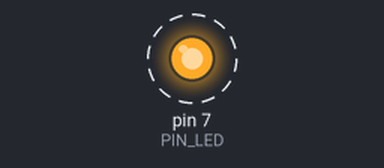
Simulated run of this sketch. Board: Arduino Uno, built with avr-gcc and run on an emulated ATmega328P. Parts: output pins drawn as LEDs (lit = HIGH). Dashed ring = blinking. At 2.0 s the program stops and its outputs stay as they are.

Above: at 1.05 s.
Timing chart, 0 to 3.5 s (numbered marks = the images above):
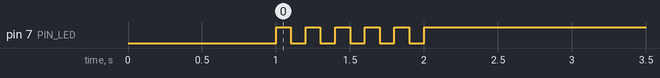

Measured:
- by itself, pin 7 (PIN_LED): alternates HIGH for 0.10 s and LOW for 0.10 s, 11 changes in all, then stays HIGH

The sketch:

05_practice_2.ino.ino
```cpp
#define PIN_LED 7

void setup() {
  pinMode(PIN_LED, OUTPUT);
  Serial.begin(115200);
  digitalWrite(PIN_LED, 0);
  delay(1000);
}

void loop() {

  for (int i=0; i<5; i++) {
    digitalWrite(PIN_LED,1);
    delay(100);
    digitalWrite(PIN_LED,0);
    delay(100);
  }
  digitalWrite(PIN_LED, 1);

  while (1) {}
}
```
